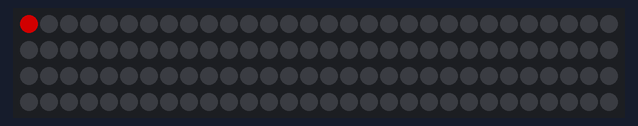
Bench run of a sketch on a simulated Arduino Uno, built with avr-gcc and run on an emulated ATmega328P. Shown: 120 RGB LEDs in strip order, left to right, continuing on the next row. Dim RGB values are drawn brighter than linear.

Above: at 1.18 s.
At 2.11 s:
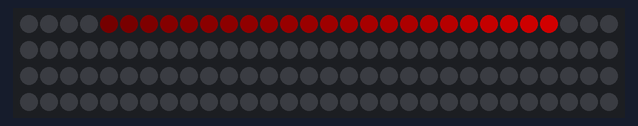
At 2.71 s:
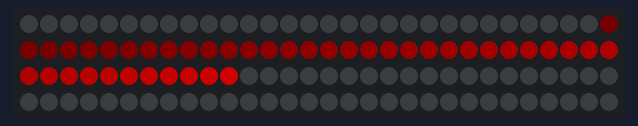
At 3.31 s:
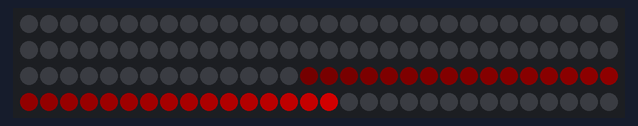

The sketch:

easing.ino
```cpp
/* easing

By: Andrew Tuline
Email: atuline@gmail.com

Date: August, 2015

This simple program demonstrates the easing capability of FastLED. The Red LED starts out slow, speeds up and then slows down when it gets to the end.

It uses uint8_t variables:

easeOutVal = ease8InOutQuad(easeInVal);                       // Start with easeInVal at 0 and then go to 255 for the full easing.
ledNum = lerp8by8(0, NUM_LEDS, easeOutVal);                   // Map it to the number of LED's you have.

Ideas:
- Ease from 128 to 255 to throw something in the air
- Ease from 255 to 128 and reverse direction for it to fall back.
- Reduce the lerp8 value after each cycle to simulate a bouncing ball.
- Send me a real simple example.
- Profit!!!1!

*/


#include "FastLED.h"                                          // FastLED library. Please use the latest development version.

#if FASTLED_VERSION < 3001000
#error "Requires FastLED 3.1 or later; check github for latest code."
#endif

// Fixed definitions cannot change on the fly.
#define LED_DT 2                                             // Data pin to connect to the strip.
                                            // Clock pin for WS2801 or APA102.
#define COLOR_ORDER GRB                                       // It's GRB for WS2812 and BGR for APA102.
#define LED_TYPE WS2812B                                       // Using APA102, WS2812, WS2801. Don't forget to change LEDS.addLeds.
#define NUM_LEDS 120                                           // Number of LED's.

// Global variables can be changed on the fly.
uint8_t max_bright = 128;                                      // Overall brightness definition. It can be changed on the fly.

struct CRGB leds[NUM_LEDS];                                   // Initialize our LED array.

int thisdelay = 10;

void setup() {
  delay(1000);                                                // Power-up safety delay.

 // LEDS.addLeds<LED_TYPE, LED_DT, LED_CK, COLOR_ORDER>(leds, NUM_LEDS);  // Use this for WS2801 or APA102
  LEDS.addLeds<LED_TYPE, LED_DT, COLOR_ORDER>(leds, NUM_LEDS);  // Use this for WS2812

  FastLED.setBrightness(max_bright);
  set_max_power_in_volts_and_milliamps(5, 500);               // FastLED Power management set at 5V, 500mA.
} // setup()

void loop() {
  EVERY_N_MILLISECONDS(thisdelay) {                           // FastLED based non-blocking delay to update/display the sequence.
    easeMe();
  }
  show_at_max_brightness_for_power();                         // Keep this OUTSIDE the loop.
} // loop()


void easeMe() {

  static uint8_t easeOutVal = 0;
  static uint8_t easeInVal  = 0;
  static uint8_t lerpVal    = 0;

  easeOutVal = ease8InOutQuad(easeInVal);
  easeInVal++;

  lerpVal = lerp8by8(0, NUM_LEDS, easeOutVal);

  leds[lerpVal] = CRGB::Red;
  fadeToBlackBy(leds, NUM_LEDS, 16);                     // 8 bit, 1 = slow, 255 = fast
} // loop()
```
